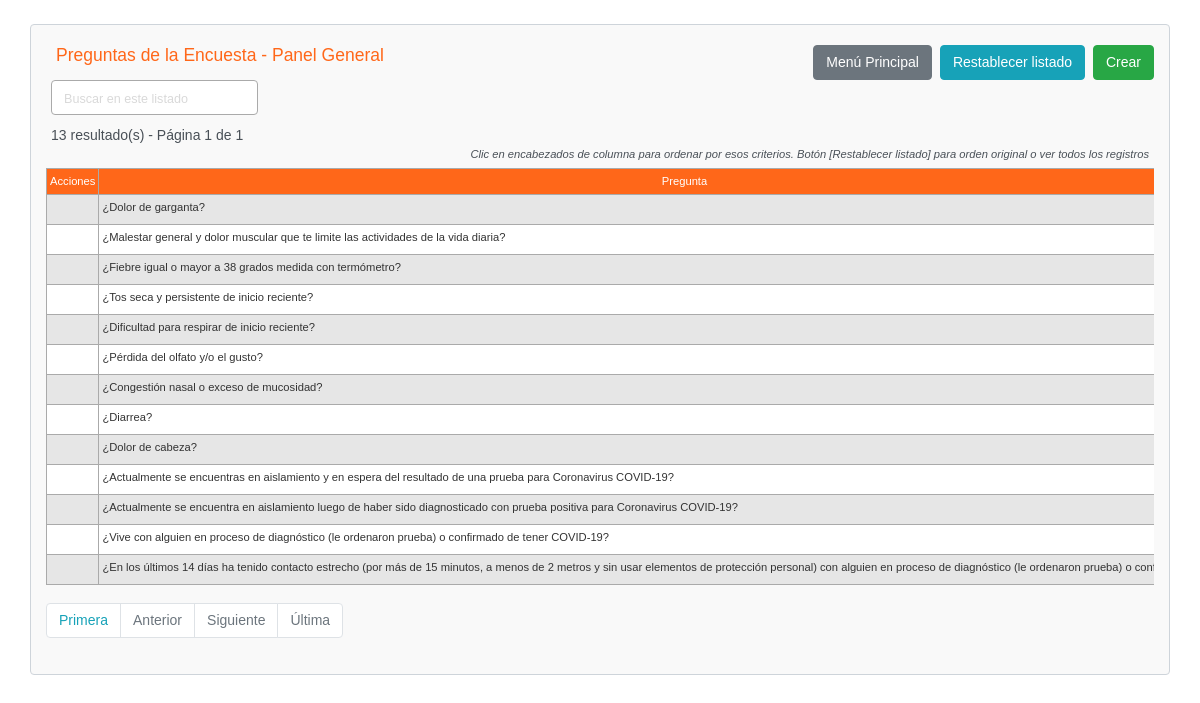
Screenshot of /app/preguntas_encuesta/preguntas_encuesta-index.php with the database file from the repository.
### tables this page shows
CREATE TABLE `preguntas_encuesta` (
  `idPreguntaEncuesta` int(11) NOT NULL,
  `textoPregunta` text DEFAULT NULL,
  `orden` tinyint(3) DEFAULT NULL,
  `estado` tinyint(4) NOT NULL DEFAULT 1,
  `auditoria` datetime NOT NULL DEFAULT current_timestamp() ON UPDATE current_timestamp()
);

### app/core/config.php (called while the page is built, shortened)
<?php
$no_of_records_per_page = 15;
?>

### app/preguntas_encuesta/preguntas_encuesta-index.php (the view, shortened to what this page needs)
<!DOCTYPE html>
<html lang="es">
<head>
    <link rel="stylesheet" href="../css/bootstrap-4.5.3.min.css" rel="stylesheet">
    <link rel="stylesheet" href="../css/estilos.css" />
</head>
<body>
    <section class="pt-4">
        <div class="container-fluid index">
            <div class="row">
                <div class="col-md-12">
                    <div class="page-header clearfix">
                        <h2 class="float-left">Preguntas de la Encuesta - Panel General</h2>
                        <a href="preguntas_encuesta-create.php" class="btn btn-success float-right">Crear</a>
                        <a href="preguntas_encuesta-index.php" class="btn btn-info float-right mr-2">Restablecer listado</a>
                        <a href="../core/menu.php" class="btn btn-secondary float-right mr-2">Menú Principal</a>
                    </div>
                    <div class="form-row">
                        <form action="preguntas_encuesta-index.php" method="get">
                        <div class="col">
                          <input type="text" class="form-control" placeholder="Buscar en este listado" name="search">
                        </div>
                        </form>
                    </div>
                    <?php
                    require_once "../core/config.php";
                    $domain     = $_SERVER['HTTP_HOST'];
                    $script   = $_SERVER['SCRIPT_NAME'];
                    $parameters   = $_SERVER['QUERY_STRING'];
                    $protocol=strpos(strtolower($_SERVER['SERVER_PROTOCOL']),'https')
                                === FALSE ? 'http' : 'https';
                    $currenturl = $protocol . '://' . $domain. $script . '?' . $parameters;
                    if (isset($_GET['pageno'])) {
                        $pageno = $_GET['pageno'];
                    } else {
                        $pageno = 1;
                    }
                    $offset = ($pageno-1) * $no_of_records_per_page;
                    $total_pages_sql = "SELECT COUNT(*) FROM preguntas_encuesta";
                    $resultMSQLI = mysqli_query($linkMYSQLI,$total_pages_sql);
                    $total_rows = mysqli_fetch_array($resultMSQLI)[0];
                    $total_pages = ceil($total_rows / $no_of_records_per_page);
                    $order = 'idPreguntaEncuesta';
                    $sortBy = array('asc', 'desc'); $sort = 'asc';
                    $sql = "SELECT * FROM preguntas_encuesta ORDER BY $order $sort LIMIT $offset, $no_of_records_per_page";
                    $count_pages = "SELECT * FROM preguntas_encuesta";
                    if(!empty($_GET['search'])) {
                        $search = ($_GET['search']);
                        $sql = "SELECT * FROM preguntas_encuesta
                            WHERE CONCAT (idPreguntaEncuesta,textoPregunta,estado,auditoria)
                            LIKE '%$search%'
                            ORDER BY $order $sort
                            LIMIT $offset, $no_of_records_per_page";
                        $count_pages = "SELECT * FROM preguntas_encuesta
                            WHERE CONCAT (idPreguntaEncuesta,textoPregunta,estado,auditoria)
                            LIKE '%$search%'
                            ORDER BY $order $sort";
                    }
                    else {
                        $search = "";
                    }
                    if($resultMSQLI = mysqli_query($linkMYSQLI, $sql)){
                        if(mysqli_num_rows($resultMSQLI) > 0){
                            if ($result_count = mysqli_query($linkMYSQLI, $count_pages)) {
                               $total_pages = ceil(mysqli_num_rows($result_count) / $no_of_records_per_page);
                           }
                            $number_of_results = mysqli_num_rows($result_count);
                            echo "<div class='cantidad-paginas'>" . $number_of_results . " resultado(s) - Página " . $pageno . " de " . $total_pages . "</div>";
                            echo "<p class='tip-columnas-index'>Clic en encabezados de columna para ordenar por esos criterios. Botón [Restablecer listado] para orden original o ver todos los registros</p>";
                            echo "<div class='seccion-tabla-scroll-horizontal'>";
                            echo "<table class='estilo-tabla-index table table-bordered table-striped'>";
                                echo "<thead>";
                                    echo "<tr>";
                                        echo "<th class='estilo-acciones'>Acciones</th>";
										echo "<th><a href=?search=$search&sort=&order=textoPregunta&sort=$sort>Pregunta</th>";
                                    echo "</tr>";
                                echo "</thead>";
                                echo "<tbody>";
                                while($row = mysqli_fetch_array($resultMSQLI)){
                                    echo "<tr>";
                                    echo "<td class='centrar-columna'>";
                                        echo "<a href='preguntas_encuesta-read.php?idPreguntaEncuesta=". $row['idPreguntaEncuesta'] ."'><i class='far fa-eye'></i></a>";
                                        echo "<a href='preguntas_encuesta-update.php?idPreguntaEncuesta=". $row['idPreguntaEncuesta'] ."'><i class='far fa-edit'></i></a>";
                                        echo "<a href='preguntas_encuesta-delete.php?idPreguntaEncuesta=". $row['idPreguntaEncuesta'] ."'><i class='far fa-trash-alt'></i></a>";
                                    echo "</td>";
                                    echo "<td>" . $row['textoPregunta'] . "</td>";
                                    echo "</tr>";
                                }
                                echo "</tbody>";
                            echo "</table>";
                            echo "</div>";
?>
                                <ul class="pagination" align-right>
                                <?php
                                    $new_url = preg_replace('/&?pageno=[^&]*/', '', $currenturl);
                                 ?>
                                    <li class="page-item"><a class="page-link" href="<?php echo $new_url .'&pageno=1' ?>">Primera</a></li>
                                    <li class="page-item <?php if($pageno <= 1){ echo 'disabled'; } ?>">
                                        <a class="page-link" href="<?php if($pageno <= 1){ echo '#'; } else { echo $new_url ."&pageno=".($pageno - 1); } ?>">Anterior</a>
                                    </li>
                                    <li class="page-item <?php if($pageno >= $total_pages){ echo 'disabled'; } ?>">
                                        <a class="page-link" href="<?php if($pageno >= $total_pages){ echo '#'; } else { echo $new_url . "&pageno=".($pageno + 1); } ?>">Siguiente</a>
                                    </li>
                                    <li class="page-item <?php if($pageno >= $total_pages){ echo 'disabled'; } ?>">
                                        <a class="page-item"><a class="page-link" href="<?php echo $new_url .'&pageno=' . $total_pages; ?>">Última</a>
                                    </li>
                                </ul>
<?php
                        } else{
                            echo "<p class='lead sin-registros'><em>No se encontraron coincidencias.</em></p>";
                        }
                    } else{
                        echo "ERROR: No fue posible ejecutar $sql. " . mysqli_error($linkMYSQLI);
                    }
                    ?>
                </div>
            </div>
        </div>
    </section>
</body>
</html>

### app/css/estilos.css (style rules this page uses)
body { background-color: white; margin: 0; font-family: "Muli", sans-serif; font-size: 14px; color: #495057; }
table.estilo-tabla-index { border: 1px solid #aaaaaa; background-color: #f2f2f2; width: 100%; text-align: left; border-collapse: collapse; margin-bottom: 3px; }
table.estilo-tabla-index td, table.estilo-tabla-index th { border: 1px solid #aaaaaa; padding: 4px 3px; }
table.estilo-tabla-index tbody td { font-size: 0.8em; color: #333333; }
table.estilo-tabla-index tr:nth-child(even) { background: #ffffff; }
table.estilo-tabla-index thead { background: #ff6719; border-bottom: 0px solid #444444; }
table.estilo-tabla-index thead th { font-size: 0.8em; font-weight: normal; color: #ffffff; text-align: center; border-left: 0px solid #aaaaaa; }
table.estilo-tabla-index thead th:first-child { border-left: none; }
table.estilo-tabla-index thead a { padding: 2px 2px; color: #ffffff; text-decoration: none; }
.page-header h2 { margin-top: 0; }
.estilo-acciones { color: #000000; text-decoration: none; }
input[name="search"]::placeholder { opacity: 1; color: #d9d9d9; font-size: 0.9em; }
input.form-control, input.solo-lectura { background-color: #FFFFEE; border-color: #AAAAAA; }
input[name="search"] { background-color: #FFFFFF; }
.btn { font-size: 1em; }
.page-item, .page-link { font-size: 1em; color: #17a2b8; }
h2.float-left { font-size: 1.5em; padding-left: 10px; }
form div.col { padding-left: 10px; padding-right: 0px; }
.centrar-columna { text-align: center; }
ul.pagination { margin-top: 15px; }
div.page-header h1, div.page-header h2 { font-size: 1.25em; }
input.btn.btn-primary, input.btn.btn-danger, a.btn.btn-primary, a.btn.btn-secondary { margin-top: 20px; }
a.btn.btn-secondary.float-right.mr-2 { margin-top: 0px; }
div.container-fluid { background-color: #F9F9F9; width: 40%; padding: 20px; margin-bottom: 48px; border: 1px; border-radius: 0.25rem; border: 1px solid #ced4da; }
div.container-fluid.index { width: 95%; padding-right: 15px; padding-left: 15px; margin-right: auto; margin-left: auto; }
div.page-header h2, div.page-header h1 { background-color: #ff6719; color: white; padding: 10px; }
div.page-header.clearfix h2, div.page-header.clearfix h1 { background-color: #F9F9F9; color: #ff6719; padding-top: 0px; padding-bottom: 0px; }
.tip-columnas-index { text-align: right; margin-right: 5px; margin-top: 0px; margin-bottom: 0px; margin-left: 0px; font-style: italic; font-size: 0.8em; }
.seccion-tabla-scroll-horizontal { overflow: auto; white-space: nowrap; margin-top: 5px; }
.cantidad-paginas { margin-top: 10px; margin-left: 5px; }
.form-control { font-size: 1em !important; }
body { -webkit-animation: fake 1s infinite; animation: fake 1s infinite; }

### rows the page displays
preguntas_encuesta: textoPregunta "¿Dolor de garganta?"
preguntas_encuesta: textoPregunta "¿Malestar general y dolor muscular que te limite las actividades de la vida diaria?"
preguntas_encuesta: textoPregunta "¿Fiebre igual o mayor a 38 grados medida con termómetro?"
preguntas_encuesta: textoPregunta "¿Tos seca y persistente de inicio reciente?"
preguntas_encuesta: textoPregunta "¿Dificultad para respirar de inicio reciente?"
preguntas_encuesta: textoPregunta "¿Pérdida del olfato y/o el gusto?"
preguntas_encuesta: textoPregunta "¿Congestión nasal o exceso de mucosidad?"
preguntas_encuesta: textoPregunta "¿Diarrea?"
preguntas_encuesta: textoPregunta "¿Dolor de cabeza?"
preguntas_encuesta: textoPregunta "¿Actualmente se encuentras en aislamiento y en espera del resultado de una prueba para Coronavirus COVID-19?"
preguntas_encuesta: textoPregunta "¿Actualmente se encuentra en aislamiento luego de haber sido diagnosticado con prueba positiva para Coronavirus COVID-19?"
preguntas_encuesta: textoPregunta "¿Vive con alguien en proceso de diagnóstico (le ordenaron prueba) o confirmado de tener COVID-19?"
preguntas_encuesta: textoPregunta "¿En los últimos 14 días ha tenido contacto estrecho (por más de 15 minutos, a menos de 2 metros y sin usar elementos de protección personal) con alguien en proceso de diagnóstico (le ordenaron prueba) o…"

### other values shown
$number_of_results "13"
$pageno "1"
$total_pages "1"
